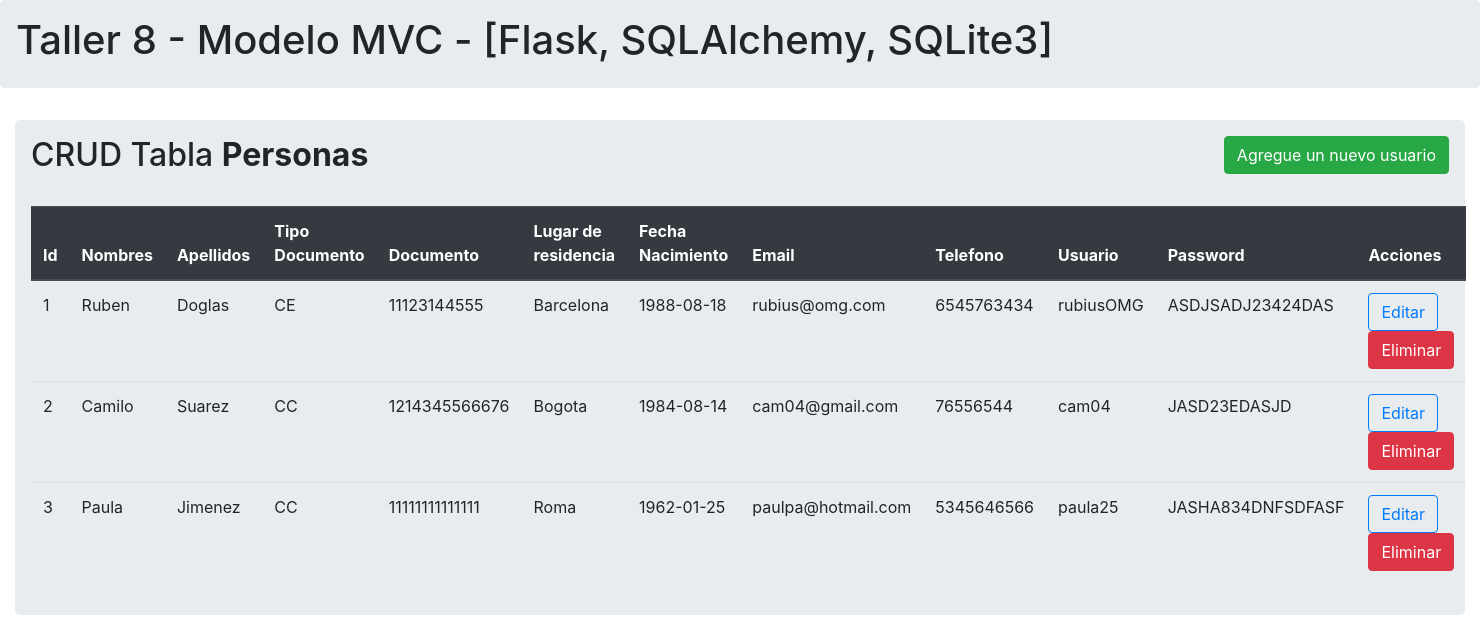
Before: / with the older database file.
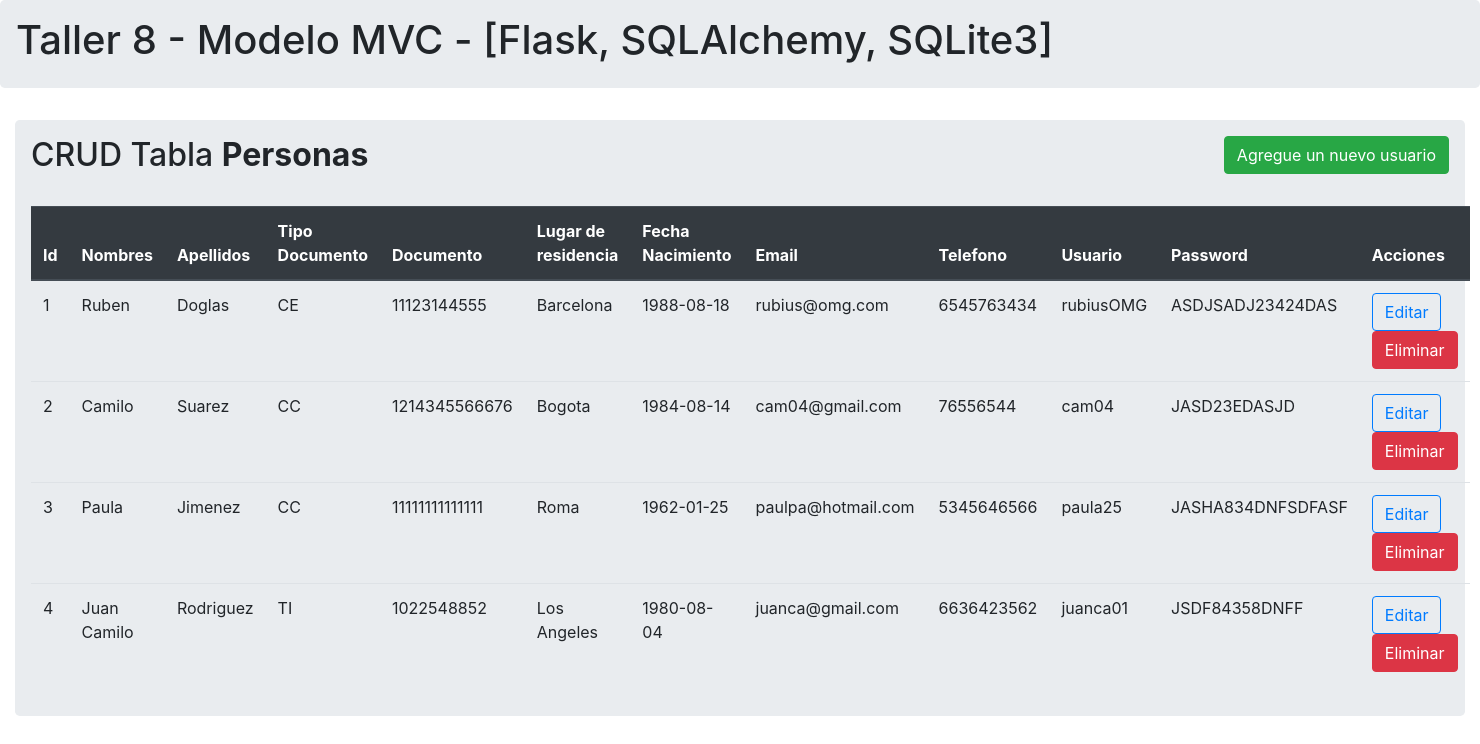
After: the same page with the newer database file.
### modelos.py (models this page shows, shortened)
class Persona(db.Model):
    id = db.Column(db.Integer, primary_key = True)
    nombres = db.Column(db.String(100))
    apellidos = db.Column(db.String(100))
    id_tipodocumento = db.Column(db.Integer , db.ForeignKey('tipodocumento.id'), nullable=False)
    documento = db.Column(db.String(20))
    lugar_residencia = db.Column(db.Integer , db.ForeignKey('ciudad.id') , nullable=False)
    fecha_nacimiento = db.Column(db.String(100))
    email = db.Column(db.String(50))
    telefono = db.Column(db.String(20))
    usuario = db.Column(db.String(25) , unique=True)
    password = db.Column(db.String(25))

class Tipodocumento(db.Model):
    id = db.Column(db.Integer, primary_key= True )
    nombre = db.Column(db.String(2), unique=True)
    descripcion = db.Column(db.String(120))
    personas = db.relationship('Persona' , backref='Tipodocumento' , lazy=True)

class Ciudad(db.Model):
    id = db.Column(db.Integer, primary_key= True )
    nombre = db.Column(db.String(20))
    descripcion = db.Column(db.String(120))
    personas = db.relationship('Persona', backref='ciudad', lazy=True)

### controlador.py (the view)
@app.route('/')
def Index():
    all_data = db.session.query(Persona,Tipodocumento,Ciudad).join(Tipodocumento).join(Ciudad).all()
    documentos_data = Tipodocumento.query.all()
    ciudades = Ciudad.query.all()
    return render_template("index.html.jinja", personas=all_data, documents = documentos_data, cities = ciudades)

### templates/index.html.jinja (shortened to what this page needs)
{% extends 'base.html.jinja' %}
{% block body %}
<div class="container-fluid">
  <div class="row">
    <div class="col lg-12">
      <div class="jumbotron p-3">
        <h2>CRUD Tabla <b>Personas </b><button type="button" class="btn btn-success float-right" data-toggle="modal" data-target="#mymodal">Agregue un nuevo usuario</button></h2>
        <br>
        <table class="table table-hover table-ligth">
          <thead class="thead-dark">
            <tr>
              <th>Id</th>
              <th>Nombres</th>
              <th>Apellidos</th>
              <th>Tipo Documento</th>
              <th>Documento</th>
              <th>Lugar de residencia</th>
              <th>Fecha Nacimiento</th>
              <th>Email</th>
              <th>Telefono</th>
              <th>Usuario</th>
              <th>Password</th>
              <th>Acciones</th>
            </tr>
          </thead>
          {% for row in personas %}
          <tr>
            {% set persona = row.Persona %}
            {% set documento = row.Tipodocumento %}
            {% set ciudad = row.Ciudad %}
            <td>{{persona.id}}</td>
            <td>{{persona.nombres}}</td>
            <td>{{persona.apellidos}}</td>
            <td>{{documento.nombre}}</td>
            <td>{{persona.documento}}</td>
            <td>{{ciudad.nombre}}</td>
            <td>{{persona.fecha_nacimiento}}</td>
            <td>{{persona.email}}</td>
            <td>{{persona.telefono}}</td>
            <td>{{persona.usuario}}</td>
            <td>{{persona.password}}</td>
            <td>
              <a href="/update/{{persona.id}}" class="btn btn-outline-primary btn-xs" data-toggle="modal" data-target="#modaledit{{persona.id}}">Editar</a>
              <button type="button" class="btn btn-danger btn-xs" data-toggle="modal" data-target="#confirm_eliminar{{persona.id}}">
                Eliminar
              </button>
            </td>
          </tr>
          {% endfor %}
        </table>
      </div>
    </div>
  </div>
</div>
{% endblock %}

### templates/base.html.jinja (shortened to what this page needs)
<!DOCTYPE html>
<html lang="en">
<head>
  <link rel="stylesheet" href="https://stackpath.bootstrapcdn.com/bootstrap/4.4.1/css/bootstrap.min.css">
</head>
<body>
  {% block body %} {% endblock %}
</body>
</html>

### templates/header.html.jinja (shortened to what this page needs)
{% extends 'base.html.jinja' %}
{% block body %}
<div class="jumbotron p-3">
  <div class="well text-container">
    <h1>Taller 8 - Modelo MVC - [Flask, SQLAlchemy, SQLite3] </h1>
  </div>
</div>
{% endblock %}

Changed rows visible on the page:
added Persona: id "4", nombres "Juan Camilo", apellidos "Rodriguez", documento "1022548852", fecha_nacimiento "1980-08-04", email "juanca@gmail.com", telefono "6636423562", usuario "juanca01", password "JSDF84358DNFF"
now on this page (row unchanged): Tipodocumento: nombre "TI"
now on this page (row unchanged): Ciudad: nombre "Los Angeles"
